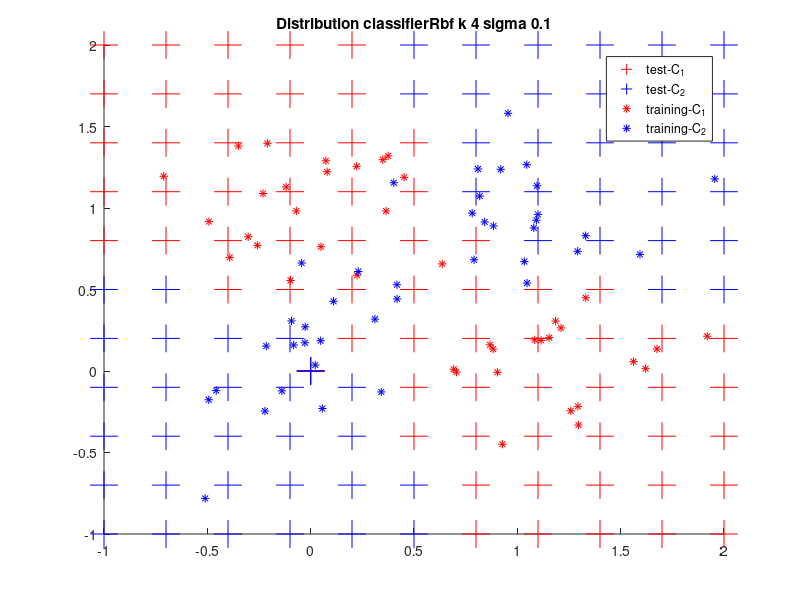

MATLAB code for this plot:
#! /usr/bin/octave -qf

global mu = [0, 1; 1, 0; 0, 0; 1, 1];
global sigma = sqrt(0.1);
global nSampPerClass = 40;


# Generate samples
function _samples = generateSamples()
	global mu;
	global sigma;
	global nSampPerClass;

	_samples = [];
	samplesC1X = [];
	samplesC1Y = [];
	samplesC2X = [];
	samplesC2Y = [];

	subC1 = [[], []; [], []];
	subC2 = [[], []; [], []];
	for p = 1:2
		for d = 1:2
			myMu = mu(p, d);
			for s = 1:nSampPerClass
				subC1(p, d, s) = myMu + sigma*randn;
			endfor
		endfor
	endfor
	for p = 1:2
		for d = 1:2
			myMu = mu(2+p, d);
			for s = 1:nSampPerClass
				subC2(p, d, s) = myMu + sigma*randn;
			endfor
		endfor
	endfor

	for s = 1:nSampPerClass
		ci = 1 + mod(s, 2);
		x = subC1(ci, 1, s);
		y = subC1(ci, 2, s);
		samplesC1X(end+1) = x;
		samplesC1Y(end+1) = y;
	endfor

	for s = 1:nSampPerClass
		ci = 1 + mod(s, 2);
		x = subC2(ci, 1, s);
		y = subC2(ci, 2, s);
		samplesC2X(end+1) = x;
		samplesC2Y(end+1) = y;
	endfor

	_samples = [samplesC1Y; samplesC1X; samplesC2Y; samplesC2X];
endfunction


# measure distance between two data points
function _distance = distance(p1, p2)
	_distance = norm(p1-p2);
endfunction

# convenience function to access a datapoint
function _point = getPoint(data, index)
	_point = [data(index, 1), data(index, 2)];
endfunction



# 9.1 k Nearest Neighbors

function _knn = knn(dataTrainingC, point, k)
	distances = [];
	n = length(dataTrainingC);
	for i = 1:n # iterate over all training points
		x = getPoint(dataTrainingC, i); # training data point
		t = dataTrainingC(i, 3); # label
		# add distance and target of current point
		distances = [distances; distance(point, x), t];
	endfor
	distances = sortrows(distances); # sort rows (by first column -> sort by distance ascending)
	distances(k+1:end,:)=[]; # delete everything except the first k rows
	s = sum(distances, 1); # sum along the cols
	s(:,1) = []; # keep only the label sum
	_knn = round(s / k);
endfunction


# 9.2 Parzen Windows

function _pn = pn(dataTrainingC, point, parzenSigma)
	classesWeighted = [0, 0];
	n = length(dataTrainingC);
	for i = 1:n # iterate over all training points
		x = getPoint(dataTrainingC, i); # training data point
		t = dataTrainingC(i, 3); # label
		# add distance and target of current point
		classesWeighted(t) += 1 / sqrt(2*pi*parzenSigma^2) * exp(-distance(point, x)^2 / (2*parzenSigma^2));
	endfor
	if classesWeighted(1) > classesWeighted(2)
		_pn = 1;
	else
		_pn = 2;
	endif
endfunction



# 9.3 RBF Network

function _phi = phi(x, rbfMu, rbfSigma)
	_phi = exp(-1 * distance(x, rbfMu)^2 / 2 * rbfSigma^2);
endfunction

# calculate the k centroids
function _centroids = kmeans(dataTrainingC, k)
	n = length(dataTrainingC);
	# pick random data points as initial centroids
	t = [];
	for i = 1:k
		index = unidrnd(n);
		t = [t; getPoint(dataTrainingC, index)];
	endfor
	# update cenroids
	for i = 1:(10 * n)
		index = unidrnd(n);
		# choose data point
		x = getPoint(dataTrainingC, index);

		# determine closest centroid
		distances = [];
		for j = 1:length(t)
			distances = [distances; distance(x, t(j,:)), j];
		endfor
		distances = sortrows(distances);
		jnearest = distances(1,2);
		nearest = t(jnearest,:);

		# update centroid
		nearest = nearest + (1 / n) * (x - nearest);
		t(jnearest,:) = nearest;
	endfor
	_centroids = t;
endfunction


function plotClsDist(dataTrainingP, testC1, testC2, name)
	global mySamples;

	f = figure('Visible', 'off');
	hold on
	if length(testC1) > 0
		plot(testC1'(1,:), testC1'(2,:), 'r+', 'markersize', 20);
	endif
	if length(testC2) > 0
		plot(testC2'(1,:)', testC2'(2,:), 'b+', 'markersize', 20);
	endif

	plot(dataTrainingP(1,:), dataTrainingP(2,:), 'r*');
	plot(dataTrainingP(3,:), dataTrainingP(4,:), 'b*');
	title(strrep(strcat("Distribution_", name), "_", " "));
	legend(["test-C_1"; "test-C_2"; "training-C_1"; "training-C_2"]);
	print(strcat("out_", name, ".png"), "-dpng");
	hold off
endfunction


function _classifiedGrid = classifyGrid(dataTrainingC, classifier)
	global stepSize;

	_classifiedGrid = [];

	steps = -1 : stepSize : 2;
	for x = steps
		for y = steps
			tdi = length(_classifiedGrid) + 1;
			_classifiedGrid(tdi, 1) = x;
			_classifiedGrid(tdi, 2) = y;
			isInit = (x == -1) && (y == -1);
			_classifiedGrid(tdi, 3) = feval(classifier, dataTrainingC, [x, y], isInit);
		endfor
	endfor
endfunction



function _testClassData = separateTestDataIntoClasses(classifiedGrid, wantedClass)
	_testClassData = [];
	for tdi = 1:length(classifiedGrid)
		if classifiedGrid(tdi, 3) == wantedClass
			newInd = length(_testClassData) + 1;
			_testClassData(newInd, 1) = classifiedGrid(tdi, 1);
			_testClassData(newInd, 2) = classifiedGrid(tdi, 2);
			_testClassData(newInd, 3) = classifiedGrid(tdi, 3);
		end
	endfor
endfunction

function _cls = classifierKnn(dataTrainingC, point, isInit)
	global k;
	_cls = knn(dataTrainingC, point, k);
endfunction

function _cls = classifierParzen(dataTrainingC, point, isInit)
	global parzenSigma;
	_cls = pn(dataTrainingC, point, parzenSigma);
endfunction

function _cls = classifierRbf(dataTrainingC, point, isInit)
	global rbfK;
	global rbfSigma;
	global rbfMus;
	global rbfX;
	global rbfW;
	global rbfWC1;
	global rbfWC2;
	if isInit
		rbfMus = kmeans(dataTrainingC, rbfK);
		rbfX = dataTrainingC;
		rbfX(:,3:end)=[]; # delete the labels
		phiMatrix = [];
		for j = 1:rbfK
			phiCol = [];
			for alpha = 1:length(rbfX)
					phiCol = [phiCol; phi(rbfX(alpha), rbfMus(j), rbfSigma)];
			endfor
			phiMatrix = [phiMatrix phiCol];
		endfor
		% once we are here, phiMatrix is 80x4

		phiMatrix = [phiMatrix ones(length(rbfX), 1)]; % add bias, phiMatrix is now 80x5
		% get labels
		rbfT = dataTrainingC;
		rbfT(:,4)=[]; # delete the filler
		rbfT(:,1:2)=[]; # delete the data
		% comute weight vector
		%rbfW = pinv(phiMatrix) * rbfT;
		rbfTC1 = [ones(40, 1); zeros(40, 1)];
		rbfTC2 = [zeros(40, 1); ones(40, 1)];
		rbfWC1 = pinv(phiMatrix) * rbfTC1;
		rbfWC2 = pinv(phiMatrix) * rbfTC2;
	endif

	% compute output
	%_y = 0;
	_yC1 = 0;
	_yC2 = 0;
	for j = 1:(rbfK)
		phiJ = phi(point, rbfMus(j), rbfSigma);
		%_y += rbfW(j) * phiJ;
		_yC1 += rbfWC1(j) * phiJ;
		_yC2 += rbfWC2(j) * phiJ;
	endfor
	% add bias
	%_y += _y + rbfW(rbfK+1) * 1.0;
	_yC1 += _yC1 + rbfWC1(rbfK+1) * 1.0;
	_yC2 += _yC2 + rbfWC2(rbfK+1) * 1.0;

	%if _y < 1.5
	if _yC1 < _yC2
		_cls = 1;
	else
		_cls = 2;
	endif
endfunction

function _cls = plotClassifier(dataTrainingC, dataTrainingP, classifier, nameSuffix)
	classifiedGrid = classifyGrid(dataTrainingC, classifier);
	testClassData1 = separateTestDataIntoClasses(classifiedGrid, 1);
	testClassData2 = separateTestDataIntoClasses(classifiedGrid, 2);

	name = strcat(classifier, "_", nameSuffix);
	plotClsDist(dataTrainingP, testClassData1, testClassData2, name);
endfunction


function plotKnn(dataTrainingC, dataTrainingP, myK)
	global k;
	k = myK;
	plotClassifier(dataTrainingC, dataTrainingP, 'classifierKnn', strcat("k_", num2str(k)));
endfunction

function plotParzen(dataTrainingC, dataTrainingP, mySigma)
	global parzenSigma;
	parzenSigma = mySigma;
	plotClassifier(dataTrainingC, dataTrainingP, 'classifierParzen', strcat("sigma_", num2str(parzenSigma)));
endfunction

function plotRbf(dataTrainingC, dataTrainingP, myK, mySigma)
	global rbfK;
	global rbfSigma;
	rbfK = myK;
	rbfSigma = mySigma;
	plotClassifier(dataTrainingC, dataTrainingP, 'classifierRbf', strcat("k_", num2str(rbfK), "_sigma_", num2str(rbfSigma)));
endfunction



dataTrainingP = generateSamples();

dataTrainingC = [
	dataTrainingP(1,:)' dataTrainingP(2,:)' 1 * ones(nSampPerClass, 1), zeros(nSampPerClass, 1);
	dataTrainingP(3,:)' dataTrainingP(4,:)' 2 * ones(nSampPerClass, 1), zeros(nSampPerClass, 1)];

global stepSize = 0.3;



%plotKnn(dataTrainingC, dataTrainingP, 1);
%plotKnn(dataTrainingC, dataTrainingP, 5);
%plotKnn(dataTrainingC, dataTrainingP, 25);

%plotParzen(dataTrainingC, dataTrainingP, 0.01);
%plotParzen(dataTrainingC, dataTrainingP, 0.1);
%plotParzen(dataTrainingC, dataTrainingP, 0.5);

plotRbf(dataTrainingC, dataTrainingP, 4,  0.1);
%plotRbf(dataTrainingC, dataTrainingP, 4, 0.5);
%plotRbf(dataTrainingC, dataTrainingP, 5, 0.1);
%plotRbf(dataTrainingC, dataTrainingP, 5, 0.5);
